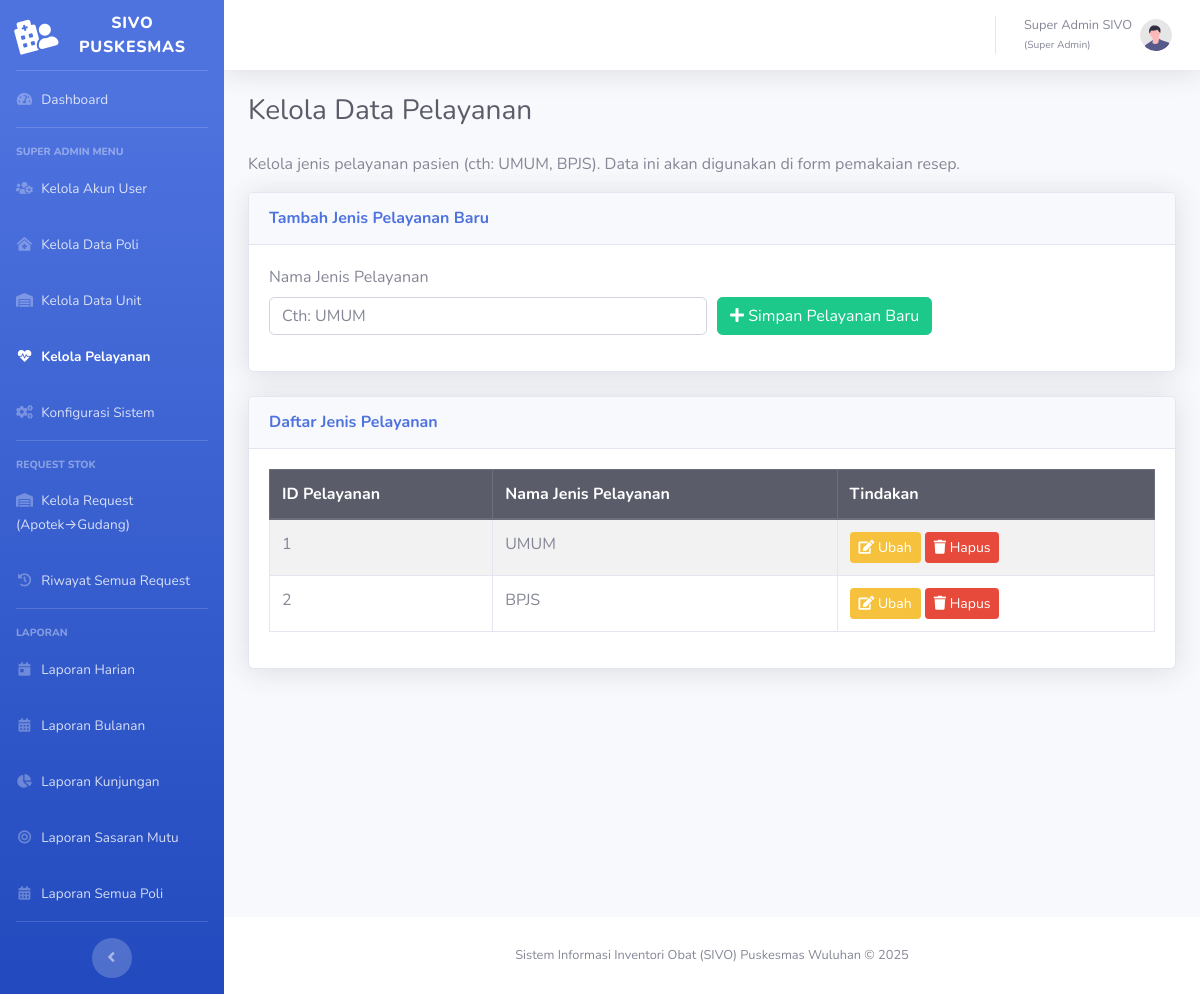
Page /master/data_pelayanan.php (signed in) on the committed database.
### tables this page shows
CREATE TABLE `tbl_pelayanan` (
  `id_pelayanan` int(11) NOT NULL,
  `jenis_pelayanan` varchar(50) NOT NULL COMMENT 'Cth: UMUM, BPJS'
);

### master/data_pelayanan.php (the view, shortened to what this page needs)
<?php
require_once '../config.php';
$page_title = "Kelola Data Pelayanan";
try {
    $sql_pelayanan = "SELECT * FROM tbl_pelayanan ORDER BY id_pelayanan ASC";
    $stmt_pelayanan_list = $pdo->query($sql_pelayanan);
    $pelayanans = $stmt_pelayanan_list->fetchAll();
} catch (PDOException $e) {
    die("Error mengambil data: " . $e->getMessage());
}
include '../templates/header.php';
?>
<main class="content">
    <h1 class="h3 mb-4 text-gray-800"><?php echo htmlspecialchars($page_title); ?></h1>
    <p>Kelola jenis pelayanan pasien (cth: UMUM, BPJS). Data ini akan digunakan di form pemakaian resep.</p>
    <div class="card shadow mb-4">
        <div class="card-header py-3">
            <h6 class="m-0 font-weight-bold text-primary">Tambah Jenis Pelayanan Baru</h6>
        </div>
        <div class="card-body">
            <form action="<?php echo BASE_URL; ?>master/proses_crud_pelayanan.php" method="POST">
                <div class="form-row">
                    <div class="col-md-6">
                        <div class="form-group">
                            <label for="jenis_pelayanan">Nama Jenis Pelayanan</label>
                            <input type="text" id="jenis_pelayanan" name="jenis_pelayanan" class="form-control" placeholder="Cth: UMUM" required>
                        </div>
                    </div>
                    <div class="col-md-6 d-flex align-items-end">
                        <div class="form-group">
                            <button type="submit" class="btn btn-success">
                                <i class="fas fa-plus"></i> Simpan Pelayanan Baru
                            </button>
                        </div>
                    </div>
                </div>
            </form>
        </div>
    </div>
    <div class="card shadow mb-4">
        <div class="card-header py-3">
            <h6 class="m-0 font-weight-bold text-primary">Daftar Jenis Pelayanan</h6>
        </div>
        <div class="card-body">
            <div class="table-responsive">
                <table class="table table-bordered table-striped" id="dataTable" width="100%" cellspacing="0">
                    <thead class="thead-dark">
                        <tr>
                            <th>ID Pelayanan</th>
                            <th>Nama Jenis Pelayanan</th>
                            <th>Tindakan</th>
                        </tr>
                    </thead>
                    <tbody>
                        <?php if (empty($pelayanans)): ?>
                            <tr>
                                <td colspan="3" class="text-center">Belum ada data pelayanan.</td>
                            </tr>
                        <?php else: ?>
                            <?php foreach ($pelayanans as $pelayanan): ?>
                                <tr>
                                    <td><?php echo $pelayanan['id_pelayanan']; ?></td>
                                    <td><?php echo htmlspecialchars($pelayanan['jenis_pelayanan']); ?></td>
                                    <td>
                                        <a href="#" class="btn btn-warning btn-sm">
                                            <i class="fas fa-edit"></i> Ubah
                                        </a>
                                        <a href="<?php echo BASE_URL; ?>master/proses_crud_pelayanan.php?action=delete&id=<?php echo $pelayanan['id_pelayanan']; ?>"
                                           class="btn btn-danger btn-sm"
                                           onclick="return confirm('PERINGATAN! Menghapus ini bisa GAGAL jika masih terpakai oleh data Resep.\n\nLanjutkan menghapus (<?php echo htmlspecialchars($pelayanan['jenis_pelayanan']); ?>)?');">
                                           <i class="fas fa-trash"></i> Hapus
                                        </a>
                                    </td>
                                </tr>
                            <?php endforeach; ?>
                        <?php endif; ?>
                    </tbody>
                </table>
            </div>
        </div>
    </div>
</main>
<?php
include '../templates/footer.php';
?>

### rows in the picture
tbl_pelayanan: id_pelayanan "1", jenis_pelayanan "UMUM"
tbl_pelayanan: id_pelayanan "2", jenis_pelayanan "BPJS"

### other values in the picture
$_SESSION['nama_lengkap'] "Super Admin SIVO"
$_SESSION['role_nama'] "Super Admin"
$page_title "Kelola Data Pelayanan"
